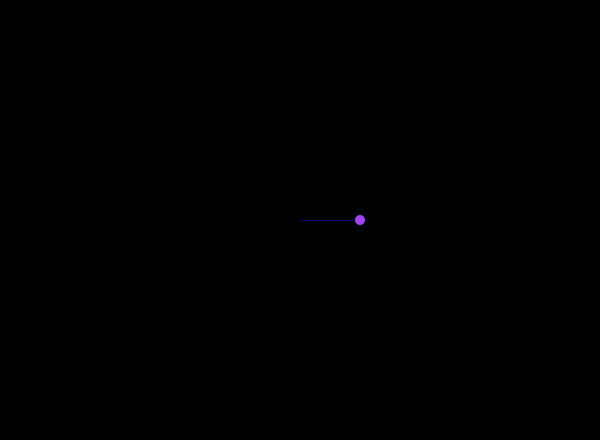
Frame 1 (no input)
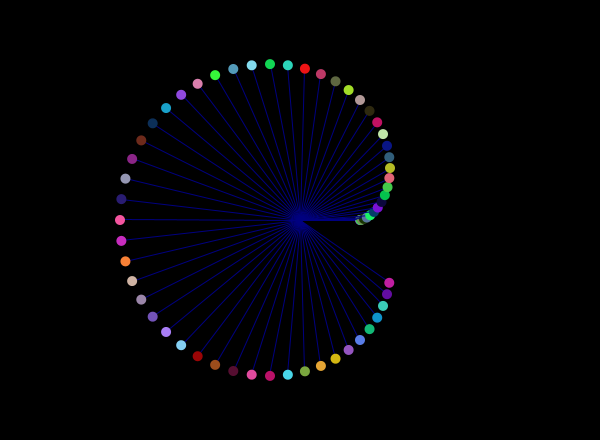
Frame 60 (the mouse pressed at the canvas centre just before this capture)
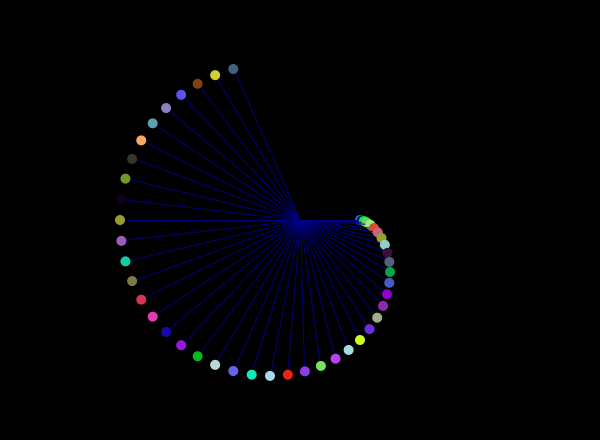
Frame 120 (the mouse held since frame 60 and released just before this capture)

The Processing sketch that drew these frames (run headless with seeded random() and noise(); from frame 60 on, the mouse is pressed at the canvas centre):

// Processing sketch: processing_186846
// ── processing_186846.pde

float t         = 0;
float amplitude = 60;
float radius    = 10;
float speed     = PI / 36.F;
int   sign      = -1;

void setup() {
  size(600, 440);
  background(0);
  frameRate(10);
  smooth();
}

void draw() {
  translate(width / 2, height / 2);
  float x = amplitude * (2 * cos(t) - cos(2 * t));
  float y = sign * amplitude * (2 * sin(t) - sin(2 * t));
  
  stroke(0, 0, 128);
  line(0, 0, x, y);
  
  noStroke();
  fill(random(0, 256), random(0, 256), random(0, 256));
  ellipse(x, y, radius, radius);
  
  t += speed;
  if (abs(t) >= 2 * PI) {
    t     = 0;
    sign *= -1;
    background(0); 
  }
}
